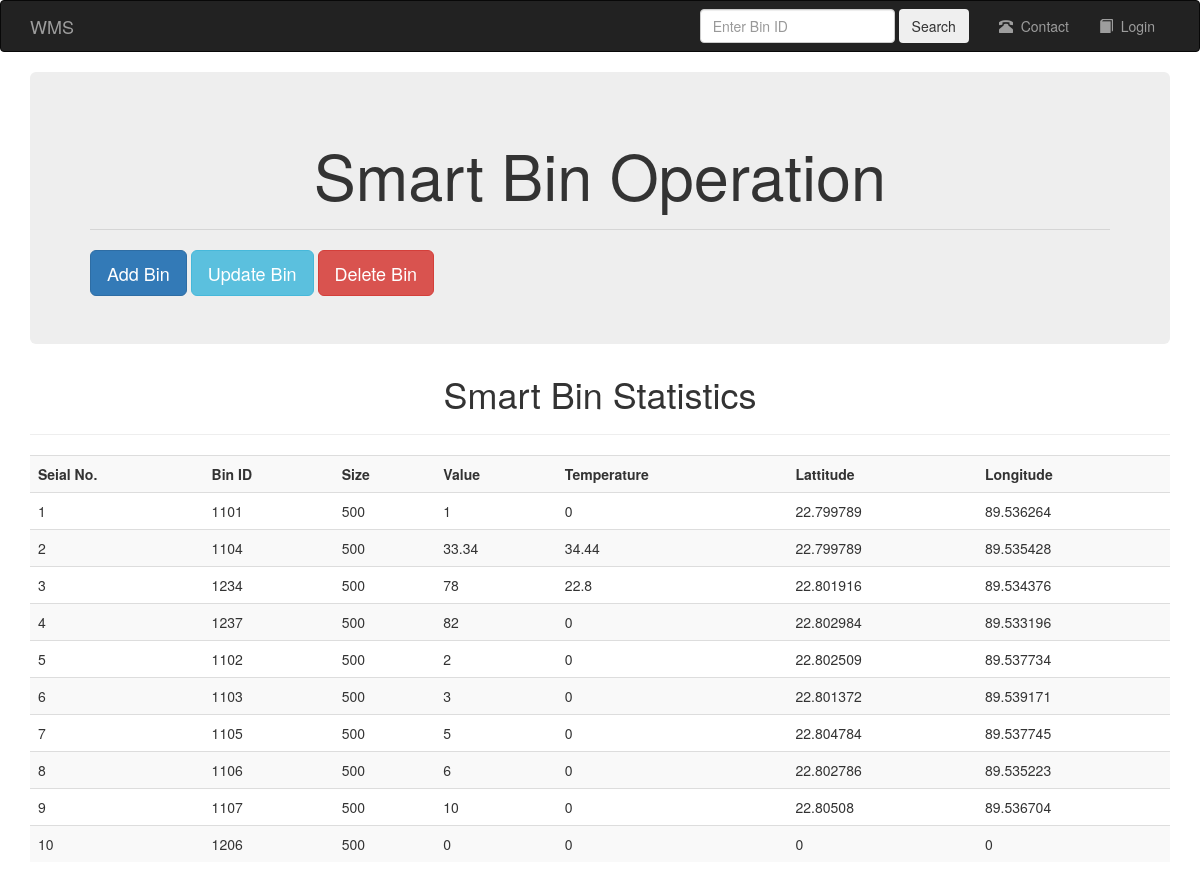
The app's page /admin/index.php with its own data.
### tables this page shows
CREATE TABLE `addbin` (
  `dustbinid` int(11) NOT NULL,
  `size` double NOT NULL
);

CREATE TABLE `get_location` (
  `dustbinid` int(11) NOT NULL,
  `longitude` double NOT NULL,
  `lattitude` double NOT NULL,
  `address` varchar(255) DEFAULT NULL
);

CREATE TABLE `get_value` (
  `dustbinid` int(11) NOT NULL,
  `value` double NOT NULL,
  `temperature` double NOT NULL
);

### lib/DB.php (called while the page is built, shortened)
<?php
class DB {
	private static $instance = null;
	private $db;
	private function __construct() {
		$this->db = new mysqli(DB_HOST, DB_USER, DB_PASSWORD, DB_NAME);
	}
	public static function getInstance() {
		if (!isset(self::$instance)) {
			self::$instance = new DB();
		}
		return self::$instance;
	}
	public function select($sql) {
		$result = $this->db->query($sql);
		if ($this->db->affected_rows > 0) {
			return $result;
		}
		return false;
	}
}

### admin/index.php (the view)
<?php include_once dirname(__DIR__) . DIRECTORY_SEPARATOR . 'inc' . DIRECTORY_SEPARATOR . 'header.php'; ?>
<?php
$sql = "SELECT * FROM addbin INNER JOIN get_value ON addbin.dustbinid=get_value.dustbinid INNER JOIN get_location ON get_value.dustbinid = get_location.dustbinid ";
$result_set = DB::getInstance()->select($sql);
$results = [];
if ($result_set) {
	while ($row = $result_set->fetch_object()) {
		$results[] = $row;
	}
}
?>
<div class="container">
	<div class="jumbotron">
		<h1 class="text-center">Smart Bin Operation</h1>
		<hr>
		<a href="add-dustbin.php" class="btn btn-primary btn-lg">Add Bin</a>
		<a href="update-dustbin.php" class="btn btn-info btn-lg">Update Bin</a>
		<a href="delete-dustbin.php" class="btn btn-danger btn-lg">Delete Bin</a>
	</div>
	<div>
		<h1 class="text-center">Smart Bin Statistics</h1>
		<hr>
		<table class="table table-striped table-responsive">
			<tr>
				<th>Seial No.</th>
				<th>Bin ID</th>
				<th>Size</th>
				<th>Value</th>
				<th>Temperature</th>
				<th>Lattitude</th>
				<th>Longitude</th>
			</tr>
			<?php
				$count = 0;
				foreach ($results as $result) {
			?>
					<tr>
						<td><?php echo ++$count; ?></td>
						<td><?php echo $result->dustbinid; ?></td>
						<td><?php echo $result->size; ?></td>
						<td><?php echo $result->value; ?></td>
						<td><?php echo $result->temperature; ?></td>
						<td><?php echo $result->lattitude; ?></td>
						<td><?php echo $result->longitude; ?></td>
					</tr>
			<?php
				}
			?>
		</table>
	</div>
</div>
<?php include_once dirname(__DIR__) . DIRECTORY_SEPARATOR . 'inc' . DIRECTORY_SEPARATOR . 'footer.php'; ?>

### inc/header.php (shortened to what this page needs)
<!DOCTYPE html>
<html lang="en">
  <head>
    <link rel="stylesheet" href="https://maxcdn.bootstrapcdn.com/bootstrap/3.3.7/css/bootstrap.min.css">
    <link rel="stylesheet" href="<?php echo WEBSITE_URL; ?>/asset/css/style.css">
  </head>
  <body>
    <nav class="navbar navbar-inverse">
      <div class="container">
        <div class="navbar-header">
          <a class="navbar-brand" href="<?php echo WEBSITE_URL; ?>">WMS</a>
        </div>
        <div id="navbar" class="navbar-collapse collapse">
          <ul class="nav navbar-nav navbar-right">
                <form class="navbar-form navbar-left" role="search" action="<?php echo WEBSITE_URL; ?>" method="GET">
                  <div class="form-group">
                    <input type="text" class="form-control" name="dustbinid" id="dustbinid" placeholder="Enter Bin ID">
                  </div>
                  <button type="submit" class="btn btn-alert">Search</button>
                </form>
              <li><a href="javascript::void(0)"><span class="glyphicon glyphicon-phone-alt"></span>&nbsp; Contact</a></li>
              <li>
              <?php
                if (isset($_SESSION['user'])) {
                  echo '<li><a href="' . WEBSITE_URL . 'admin/index.php"><span class="glyphicon glyphicon-book"></span>&nbsp; ' . $_SESSION['user'] . '</a></li>';
                  echo '<li><a href="' . WEBSITE_URL . 'admin/logout.php"><span class="glyphicon glyphicon-book"></span>&nbsp; Logout</a></li>';
                } else {
                  echo '<li><a href="' . WEBSITE_URL . 'admin/login.php"><span class="glyphicon glyphicon-book"></span>&nbsp; Login</a></li>';
                }
              ?>
            </ul>
        </div>
      </div>
    </nav>

### inc/footer.php (shortened to what this page needs)
  </body>
</html>

### records on screen
addbin: get_location.dustbinid "1101", size "500", get_value.value "1", get_value.temperature "0", get_location.lattitude "22.799789", get_location.longitude "89.536264"
addbin: get_location.dustbinid "1104", size "500", get_value.value "33.34", get_value.temperature "34.44", get_location.lattitude "22.799789", get_location.longitude "89.535428"
addbin: get_location.dustbinid "1234", size "500", get_value.value "78", get_value.temperature "22.8", get_location.lattitude "22.801916", get_location.longitude "89.534376"
addbin: get_location.dustbinid "1237", size "500", get_value.value "82", get_value.temperature "0", get_location.lattitude "22.802984", get_location.longitude "89.533196"
addbin: get_location.dustbinid "1102", size "500", get_value.value "2", get_value.temperature "0", get_location.lattitude "22.802509", get_location.longitude "89.537734"
addbin: get_location.dustbinid "1103", size "500", get_value.value "3", get_value.temperature "0", get_location.lattitude "22.801372", get_location.longitude "89.539171"
addbin: get_location.dustbinid "1105", size "500", get_value.value "5", get_value.temperature "0", get_location.lattitude "22.804784", get_location.longitude "89.537745"
addbin: get_location.dustbinid "1106", size "500", get_value.value "6", get_value.temperature "0", get_location.lattitude "22.802786", get_location.longitude "89.535223"
addbin: get_location.dustbinid "1107", size "500", get_value.value "10", get_value.temperature "0", get_location.lattitude "22.80508", get_location.longitude "89.536704"
addbin: get_location.dustbinid "1206", size "500", get_value.value "0", get_value.temperature "0", get_location.lattitude "0", get_location.longitude "0"
